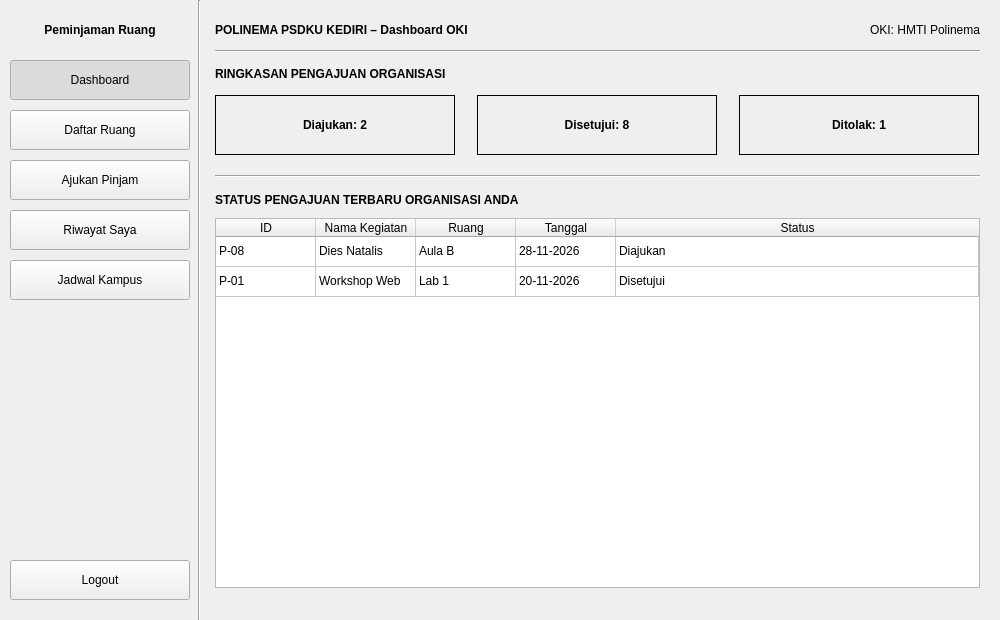
<?xml version="1.0" encoding="UTF-8"?>
<ui version="4.0">
 <class>DashboardOKI</class>
 <widget class="QWidget" name="DashboardOKI">
  <property name="geometry"><rect><x>0</x><y>0</y><width>1000</width><height>620</height></rect></property>
  <property name="windowTitle"><string>POLINEMA PSDKU KEDIRI - Dashboard OKI</string></property>
  <property name="windowIcon"><iconset><normaloff>icons/app.png</normaloff>icons/app.png</iconset></property>
 <widget class="QLabel" name="lblBrand">
  <property name="geometry"><rect><x>10</x><y>15</y><width>180</width><height>30</height></rect></property>
  <property name="text"><string>Peminjaman Ruang</string></property>
  <property name="font"><font><weight>75</weight><bold>true</bold></font></property>
  <property name="alignment"><set>Qt::AlignCenter</set></property>
 </widget>
 <widget class="QPushButton" name="btnDashboard">
  <property name="geometry"><rect><x>10</x><y>60</y><width>180</width><height>40</height></rect></property>
  <property name="text"><string>Dashboard</string></property>
  <property name="icon"><iconset><normaloff>icons/dashboard.png</normaloff>icons/dashboard.png</iconset></property>
  <property name="iconSize"><size><width>20</width><height>20</height></size></property>
  <property name="checkable"><bool>true</bool></property>
  <property name="checked"><bool>true</bool></property>
  <property name="autoExclusive"><bool>true</bool></property>

 </widget>
 <widget class="QPushButton" name="btnDaftarRuang">
  <property name="geometry"><rect><x>10</x><y>110</y><width>180</width><height>40</height></rect></property>
  <property name="text"><string>Daftar Ruang</string></property>
  <property name="icon"><iconset><normaloff>icons/ruang.png</normaloff>icons/ruang.png</iconset></property>
  <property name="iconSize"><size><width>20</width><height>20</height></size></property>
  <property name="checkable"><bool>true</bool></property>
  <property name="autoExclusive"><bool>true</bool></property>

 </widget>
 <widget class="QPushButton" name="btnAjukanPinjam">
  <property name="geometry"><rect><x>10</x><y>160</y><width>180</width><height>40</height></rect></property>
  <property name="text"><string>Ajukan Pinjam</string></property>
  <property name="icon"><iconset><normaloff>icons/ajukan.png</normaloff>icons/ajukan.png</iconset></property>
  <property name="iconSize"><size><width>20</width><height>20</height></size></property>
  <property name="checkable"><bool>true</bool></property>
  <property name="autoExclusive"><bool>true</bool></property>

 </widget>
 <widget class="QPushButton" name="btnRiwayat">
  <property name="geometry"><rect><x>10</x><y>210</y><width>180</width><height>40</height></rect></property>
  <property name="text"><string>Riwayat Saya</string></property>
  <property name="icon"><iconset><normaloff>icons/riwayat.png</normaloff>icons/riwayat.png</iconset></property>
  <property name="iconSize"><size><width>20</width><height>20</height></size></property>
  <property name="checkable"><bool>true</bool></property>
  <property name="autoExclusive"><bool>true</bool></property>

 </widget>
 <widget class="QPushButton" name="btnJadwal">
  <property name="geometry"><rect><x>10</x><y>260</y><width>180</width><height>40</height></rect></property>
  <property name="text"><string>Jadwal Kampus</string></property>
  <property name="icon"><iconset><normaloff>icons/jadwal.png</normaloff>icons/jadwal.png</iconset></property>
  <property name="iconSize"><size><width>20</width><height>20</height></size></property>
  <property name="checkable"><bool>true</bool></property>
  <property name="autoExclusive"><bool>true</bool></property>

 </widget>
 <widget class="QPushButton" name="btnLogout">
  <property name="geometry"><rect><x>10</x><y>560</y><width>180</width><height>40</height></rect></property>
  <property name="text"><string>Logout</string></property>
  <property name="icon"><iconset><normaloff>icons/logout.png</normaloff>icons/logout.png</iconset></property>
  <property name="iconSize"><size><width>20</width><height>20</height></size></property>

 </widget>
 <widget class="QFrame" name="garisSidebar">
  <property name="geometry"><rect><x>198</x><y>0</y><width>2</width><height>620</height></rect></property>
  <property name="frameShape"><enum>QFrame::VLine</enum></property>
  <property name="frameShadow"><enum>QFrame::Sunken</enum></property>
 </widget>
 <widget class="QLabel" name="lblJudul">
  <property name="geometry"><rect><x>215</x><y>15</y><width>540</width><height>30</height></rect></property>
  <property name="text"><string>POLINEMA PSDKU KEDIRI – Dashboard OKI</string></property>
  <property name="font"><font><weight>75</weight><bold>true</bold></font></property>

 </widget>
 <widget class="QLabel" name="lblOki">
  <property name="geometry"><rect><x>790</x><y>15</y><width>190</width><height>30</height></rect></property>
  <property name="text"><string>OKI: HMTI Polinema</string></property>
  <property name="alignment"><set>Qt::AlignRight|Qt::AlignVCenter</set></property>
 </widget>
 <widget class="QFrame" name="garisHeader">
  <property name="geometry"><rect><x>215</x><y>50</y><width>765</width><height>2</height></rect></property>
  <property name="frameShape"><enum>QFrame::HLine</enum></property>
  <property name="frameShadow"><enum>QFrame::Sunken</enum></property>
 </widget>
 <widget class="QLabel" name="lblRingkasanTitle">
  <property name="geometry"><rect><x>215</x><y>62</y><width>400</width><height>24</height></rect></property>
  <property name="text"><string>RINGKASAN PENGAJUAN ORGANISASI</string></property>
  <property name="font"><font><weight>75</weight><bold>true</bold></font></property>

 </widget>
 <widget class="QLabel" name="lblDiajukan">
  <property name="geometry"><rect><x>215</x><y>95</y><width>240</width><height>60</height></rect></property>
  <property name="text"><string>Diajukan: 2</string></property>
  <property name="frameShape"><enum>QFrame::Box</enum></property>
  <property name="alignment"><set>Qt::AlignCenter</set></property>
<property name="font"><font><weight>75</weight><bold>true</bold></font></property>
 </widget>
 <widget class="QLabel" name="lblDisetujui">
  <property name="geometry"><rect><x>477</x><y>95</y><width>240</width><height>60</height></rect></property>
  <property name="text"><string>Disetujui: 8</string></property>
  <property name="frameShape"><enum>QFrame::Box</enum></property>
  <property name="alignment"><set>Qt::AlignCenter</set></property>
<property name="font"><font><weight>75</weight><bold>true</bold></font></property>
 </widget>
 <widget class="QLabel" name="lblDitolak">
  <property name="geometry"><rect><x>739</x><y>95</y><width>240</width><height>60</height></rect></property>
  <property name="text"><string>Ditolak: 1</string></property>
  <property name="frameShape"><enum>QFrame::Box</enum></property>
  <property name="alignment"><set>Qt::AlignCenter</set></property>
<property name="font"><font><weight>75</weight><bold>true</bold></font></property>
 </widget>
 <widget class="QFrame" name="garisRingkasan">
  <property name="geometry"><rect><x>215</x><y>175</y><width>765</width><height>2</height></rect></property>
  <property name="frameShape"><enum>QFrame::HLine</enum></property>
  <property name="frameShadow"><enum>QFrame::Sunken</enum></property>
 </widget>
 <widget class="QLabel" name="lblStatusTitle">
  <property name="geometry"><rect><x>215</x><y>188</y><width>500</width><height>24</height></rect></property>
  <property name="text"><string>STATUS PENGAJUAN TERBARU ORGANISASI ANDA</string></property>
  <property name="font"><font><weight>75</weight><bold>true</bold></font></property>

 </widget>
 <widget class="QTableWidget" name="tableStatus">
  <property name="geometry"><rect><x>215</x><y>218</y><width>765</width><height>370</height></rect></property>
  <property name="editTriggers"><set>QAbstractItemView::NoEditTriggers</set></property>
  <property name="alternatingRowColors"><bool>false</bool></property>
  <property name="selectionBehavior"><enum>QAbstractItemView::SelectRows</enum></property>
  <property name="selectionMode"><enum>QAbstractItemView::SingleSelection</enum></property>
  <attribute name="horizontalHeaderStretchLastSection"><bool>true</bool></attribute>
  <attribute name="verticalHeaderVisible"><bool>false</bool></attribute>
  <row/><row/>
  <column><property name="text"><string>ID</string></property></column>
  <column><property name="text"><string>Nama Kegiatan</string></property></column>
  <column><property name="text"><string>Ruang</string></property></column>
  <column><property name="text"><string>Tanggal</string></property></column>
  <column><property name="text"><string>Status</string></property></column>
  <item row="0" column="0"><property name="text"><string>P-08</string></property></item>
  <item row="0" column="1"><property name="text"><string>Dies Natalis</string></property></item>
  <item row="0" column="2"><property name="text"><string>Aula B</string></property></item>
  <item row="0" column="3"><property name="text"><string>28-11-2026</string></property></item>
  <item row="0" column="4"><property name="text"><string>Diajukan</string></property></item>
  <item row="1" column="0"><property name="text"><string>P-01</string></property></item>
  <item row="1" column="1"><property name="text"><string>Workshop Web</string></property></item>
  <item row="1" column="2"><property name="text"><string>Lab 1</string></property></item>
  <item row="1" column="3"><property name="text"><string>20-11-2026</string></property></item>
  <item row="1" column="4"><property name="text"><string>Disetujui</string></property></item>

 </widget>
 </widget>
 <resources/>
 <connections/>
</ui>
